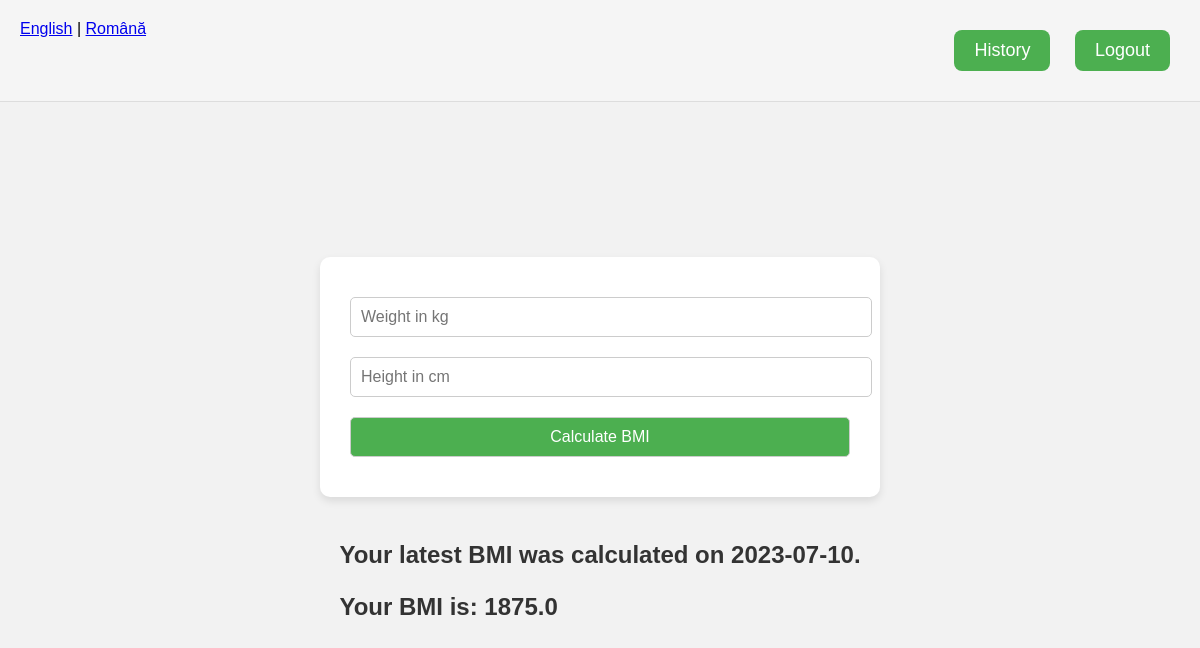
Before: /index (signed in) with the older database file.
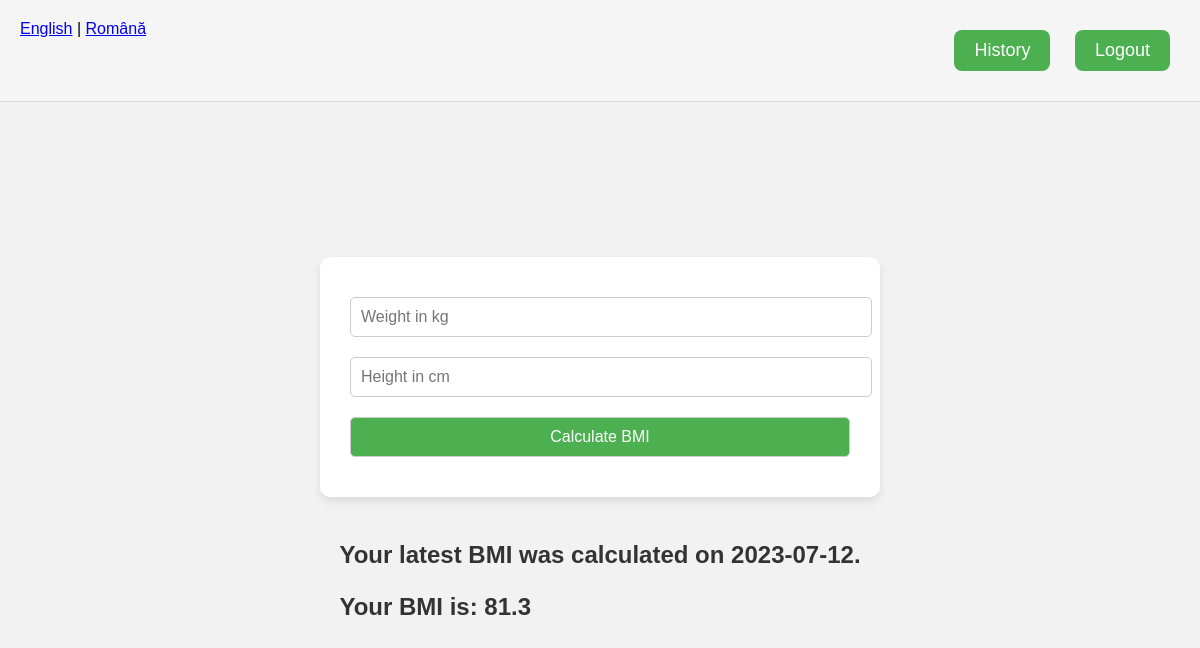
After: the same page with the newer database file.
### BMIRecord.py (models this page shows, shortened)
class BMIRecord(db.Model):
    id = db.Column(db.Integer, primary_key=True)
    bmi = db.Column(db.Float, nullable=False)
    weight = db.Column(db.Float, nullable=False)  # New field
    height = db.Column(db.Float, nullable=False)  # New field
    user_id = db.Column(db.Integer, db.ForeignKey('user.id'), nullable=False)
    date = db.Column(db.DateTime, default=datetime.utcnow)

### app.py (the view, shortened to what this page needs)
@app.route('/index', methods=['GET', 'POST'])
@login_required
def index():
    bmi_record = BMIRecord.query.filter_by(user_id=current_user.id).order_by(BMIRecord.date.desc()).first()
    bmi = bmi_record.bmi if bmi_record else None
    recommendation = ''
    return render_template('index.html', bmi=bmi, recommendation=recommendation, bmi_record=bmi_record)

### app.py (called while the page is built)
def get_locale():
    return session.get('lang', 'en')

@login_manager.user_loader
def load_user(user_id):
    return User.query.get(int(user_id))

### templates/index.html (shortened to what this page needs)
<!DOCTYPE html>
<html lang="en">
<head>
    <link rel="stylesheet" href="{{ url_for('static', filename='styles.css') }}">
</head>
<body>
    <div class="navbar">
        <div class="language-selection">
            <a href="{{ url_for('setlang', lang='en') }}">English</a> |
            <a href="{{ url_for('setlang', lang='ro') }}">Română</a>
        </div>
        <div class="logout-button">
            <a href="{{ url_for('history') }}" class="btn">History</a>
            <a href="{{ url_for('logout') }}" class="btn">Logout</a>
        </div>
    </div>
    <div class="container">
        <form action="/index" method="post">
            <input type="number" name="weight" placeholder="{{ _('Weight in kg') }}" required>
            <input type="number" name="height" placeholder="{{ _('Height in cm') }}" required>
            <input type="submit" value="{{ _('Calculate BMI') }}">
        </form>
        <div class="result">
            {% if bmi %}
                {% if bmi_record %}
                    <p>{{ _('Your latest BMI was calculated on') }} {{ bmi_record.date.strftime('%Y-%m-%d') }}.</p>
                {% endif %}
                <p>{{ _('Your BMI is:') }} {{ bmi }}</p>
            {% endif %}
        </div>
    </div>
</body>
</html>

Changed rows visible on the page:
no longer on this page (row unchanged): BMIRecord: date "2023-07-10", bmi "1875.0"
added BMIRecord: date "2023-07-12", bmi "81.3"
